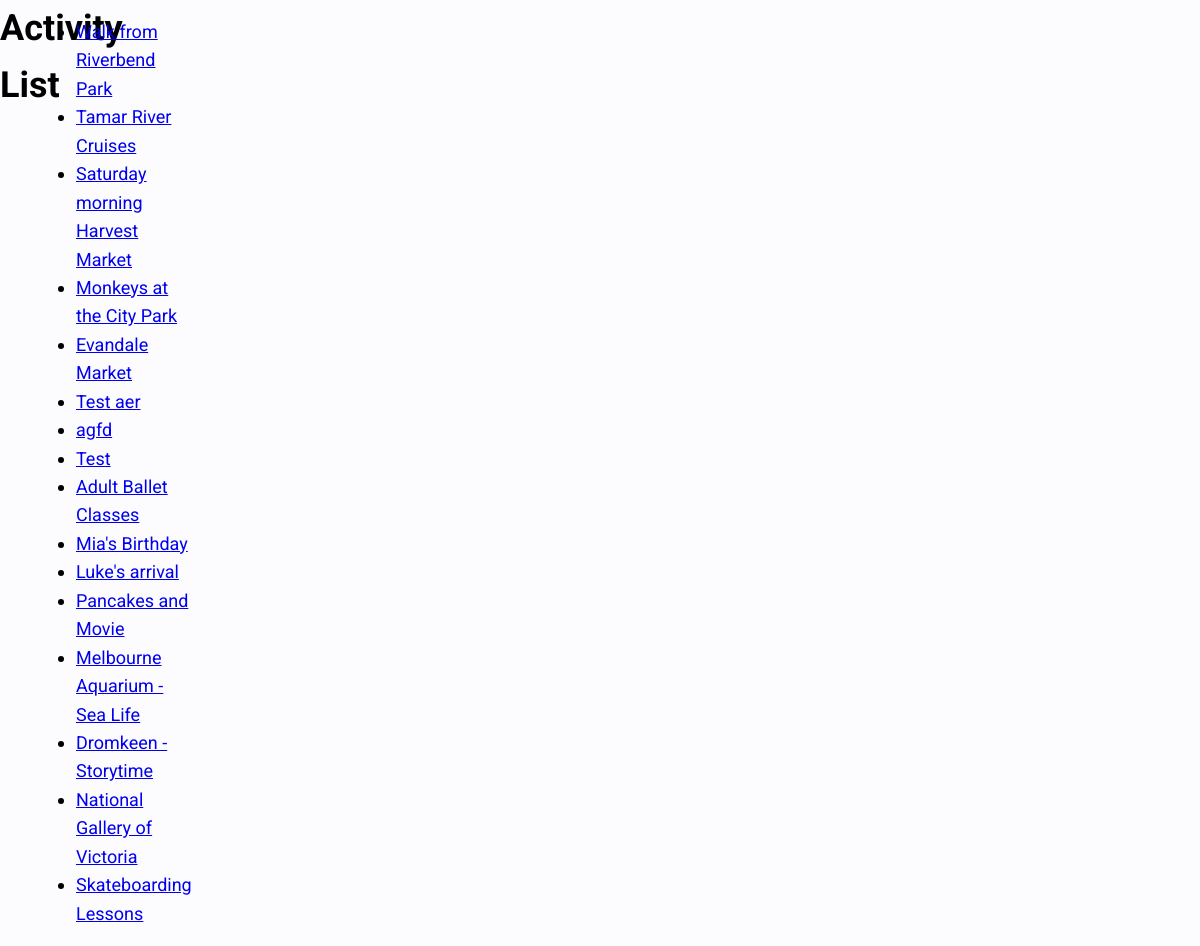
/activities/, run on an earlier commit of the app's database.
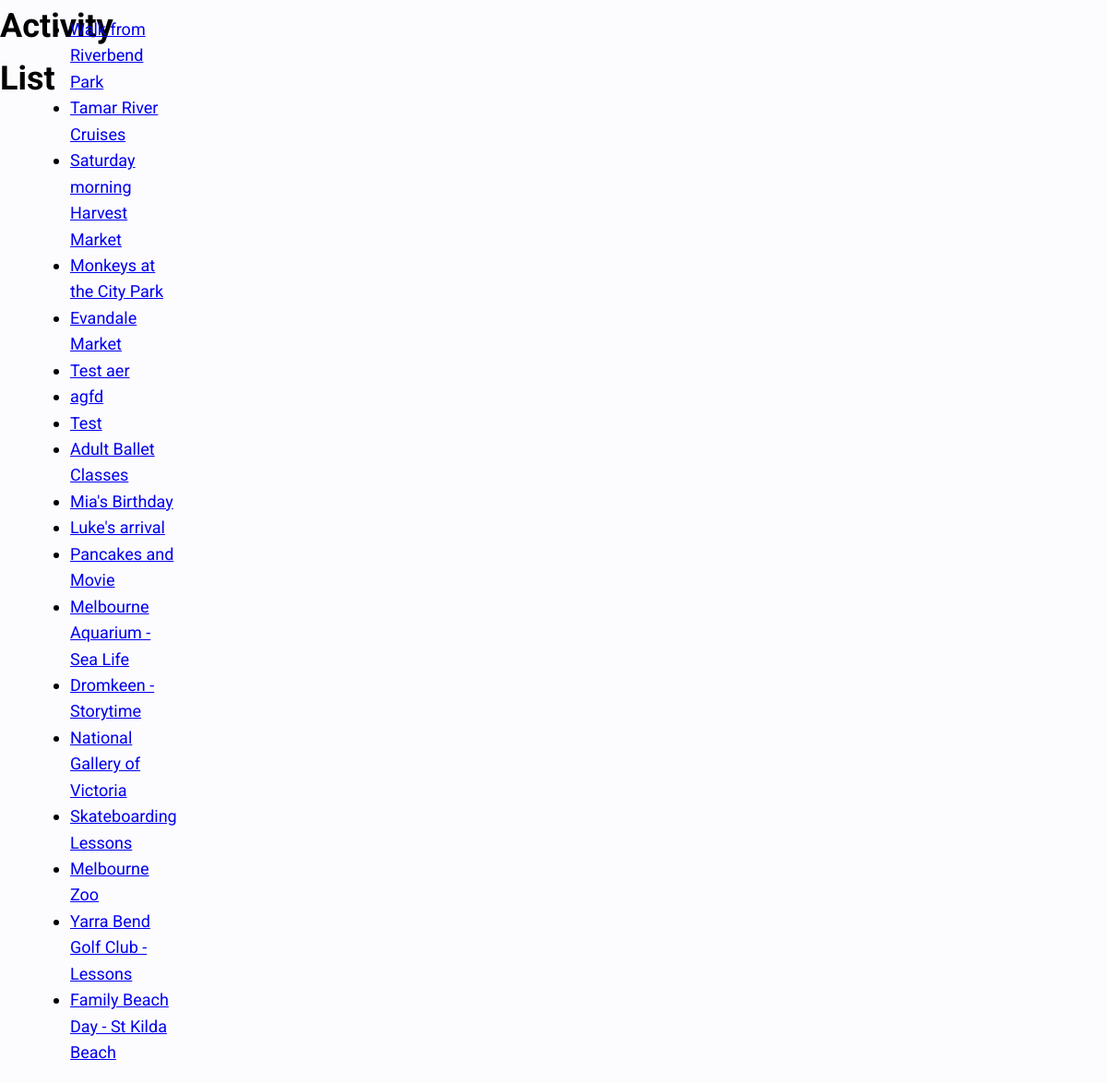
And on a later commit of the database.
### radius/models.py (models this page shows, shortened)
class Activity(models.Model):
    name = models.CharField(max_length=200, help_text='Activity Name')
    description = models.TextField(help_text='Activity Description')
    address = models.CharField(max_length=200, help_text='Activity Address')
    tags = models.ManyToManyField(ActivityTags, help_text='Select Tags')
    id = models.UUIDField(primary_key=True, default=uuid.uuid4,
                          help_text='Activity Key')
    datetime = models.DateTimeField(default=datetime.datetime.now())
    longitude = models.FloatField(default=151.7420)
    latitude = models.FloatField(default=-33.871846)
    image = models.ImageField(upload_to='images/', default='noimage.jpg')
    def get_absolute_url(self):
        return reverse('activity-detail', args=[str(self.id)])

### radius/views.py (the view)
# urls.py: path('activities/', views.ActivityListView.as_view(), name='activities'),
class ActivityListView(generic.ListView):
    model = Activity

### radius/templates/radius/activity_list.html
{% extends "../base.html" %}
{% load static %}
{% block content %}
  <h1>Activity List</h1>
  {% if activity_list %}
  <ul>
    {% for activity in activity_list %}
      <li>
        <a href="{{ activity.get_absolute_url }}">{{ activity.name }}</a>
      </li>
    {% endfor %}
  </ul>
  {% else %}
    <p>Oh No</p>
  {% endif %}
{% endblock %}

What changed in the data, as far as the page shows it:
added Activity: name "Melbourne Zoo"
added Activity: name "Yarra Bend Golf Club - Lessons"
added Activity: name "Family Beach Day - St Kilda Beach"
